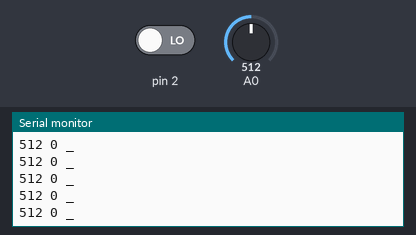
Bench run of a sketch on a simulated Arduino Uno, built with avr-gcc and run on an emulated ATmega328P. Parts: the last lines printed to the serial monitor. The test bench sets the inputs (shaded band); at power-on: A0 = 512, pin 2 LOW.

Above: at 7.2 s.
7.3 s: A0 set to 989
At 8.1 s:
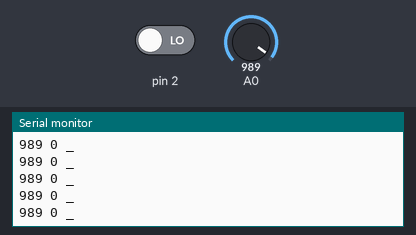
8.8 s: A0 set to 1008
At 9.3 s:
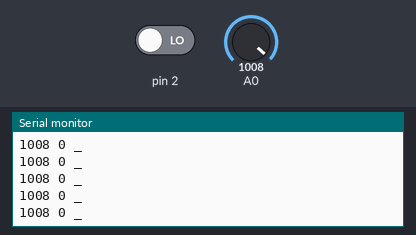
Timing chart, 0 to 11.8 s (numbered marks = the images above; inputs shaded):
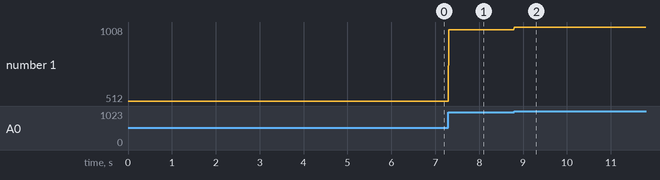

The sketch:

AnalogDigitalReadSerial.ino
```cpp
int valButton = 9999;
int valPotard = 0;

// the setup routine runs once when you press reset:
void setup() {
  // initialize serial communication at 9600 bits per second:
  Serial.begin(9600);
  pinMode(2,INPUT);
}

// the loop routine runs over and over again forever:
void loop() {
  valButton = digitalRead(2);
  valPotard = analogRead(A0);

  Serial.println(String(valPotard) + " " + String(valButton) + " _");
  delay(16);  // delay in between reads for stability
}
```

Measured:
- after the input at 7.3 s, the serial monitor: prints a new line at once (image 1)
- after the input at 8.8 s, the serial monitor: prints a new line at once (image 2)
- plotted number 1: 512 → 989 after the input at 7.3 s, 989 → 1008 after the input at 8.8 s
